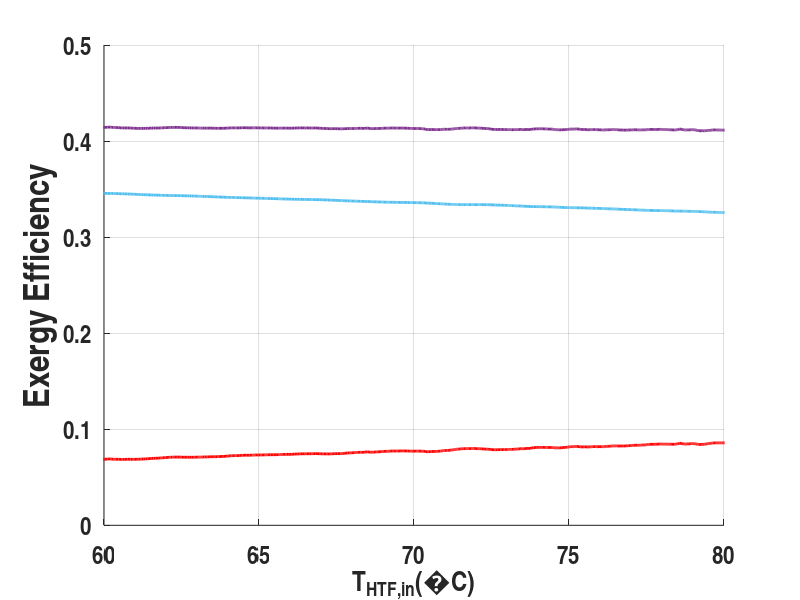

The MATLAB script that drew this image:
clear all;

Blueish = [0 0.45 0.74];
Yellowish = [0.75 0.75 0];
Redish = [0.85 0.33 0.1];
Grey = [.5 .5 .5];

Turquoise = [0.301960796117783 0.745098054409027 0.933333337306976];
Purple = [0.494117647409439 0.184313729405403 0.556862771511078];
Grey = [0.7 0.7 0.7];


nthElement = 50;
markerSize = 100;


T_ref = 20; % (c)



figure('Color',[1 1 1]);
hold on;

% title({'\chi vs \epsilon','Measured Total Array'},...
%     'FontSize',18,...
%     'FontName','Arial Narrow');

xlabel(strcat('T_{HTF,in}',sprintf('(%cC)',char(176))),...
    'FontName','Arial Narrow',...
     'FontSize',22,...
    'FontWeight','bold');
set(gca,'XGrid','on',...
    'FontName','arial narrow',...
    'FontSize',18,...
    'FontWeight','bold');

ylabel('Exergy Efficiency',...
    'FontName','Arial Narrow',...
    'FontSize',26,...
    'FontWeight','bold');
set(gca,'YGrid','on',...
    'FontName','arial narrow',...
    'FontSize',18,...
    'FontWeight','bold');

axis([60 80 0 0.5]);


%% Plot Feb 20th

load('PROJECTED_ICSolar.ICS_Skeleton_20_Feb_2015_v7.mat',...
    'Start','End','day','GN_arrayTotal','Egen_arrayTotal',...
    'Ex_epsilon','Ex_arrayTotal','measured_T_HTFin');

% Modeled
Color = Grey;

% Modeled Extropaltated Ex Epsilon Array total 
% T_HTFin = [40 50 60 75 85];
% predict_eps = [0.1425 0.146 0.1477 0.146 0.1425];
% T_HTFin = [350-273 300-273 325-273 375-273];
% predict_eps = [0.1492 0.1414 .152 .1355];

% f=fit(T_HTFin',predict_eps','poly2');
% x=0:5:100;
% y=f(x);
% indexmax = find(max(y) == y);
% xmax = x(indexmax);
% ymax = y(indexmax);
% 
% plot(x,y,'LineStyle',':',...
%     'DisplayName','Extrapolated Modeled Results',...
%     'Color',Color,...
%     'LineWidth',3);

Color = Blueish;

%trimmed obseverd 
t_o_Tin = measured_T_HTFin(:,Start:End) - 273;

t_o_ep_Egen = Egen_arrayTotal(:,Start:End)./(.93*GN_arrayTotal(:,Start:End));
t_o_ep_Qgen = (Ex_arrayTotal(:,Start:End) - Egen_arrayTotal(:,Start:End))./(.93*GN_arrayTotal(:,Start:End));
t_o_epsilon = Ex_epsilon(:,Start:end);

x = t_o_ep_Egen +  t_o_ep_Qgen;

plot(t_o_Tin,t_o_epsilon,'LineWidth',2,...
    'Color',Purple);

plot(t_o_Tin,t_o_ep_Egen,'LineWidth',2,...
    'Color',Turquoise);

plot(t_o_Tin,t_o_ep_Qgen,'LineWidth',2,...
    'Color',[1 0 0]);


% errorbar(t_o_Tin(1:nthElement:end)',t_o_eta_Cgen(1:nthElement:end)',error_eta,...
%     'Marker','o',...
%     'MarkerSize',8,...
%     'LineStyle','none',...
%     'Color',Color,...
%     'MarkerFaceColor','w',...
%     'MarkerEdgeColor',Color,...
%     'DisplayName','20 Feb \eta');
% 
% errorbar(t_o_Tin(1:nthElement:end)',t_o_epsilon(1:nthElement:end)',error_ex,...
%     'Marker','o',...
%     'MarkerSize',8,...
%     'LineStyle','none',...
%     'Color',Color,....
%     'MarkerFaceColor',Color,...
%     'MarkerEdgeColor',Color,...
%     'DisplayName','20 Feb \epsilon');

% errorbar(t_o_Ts3m3in(1:nthElement:end)',t_o_epsilon_mod23(1:nthElement:end)',error_ex_mod23,...
%     'Marker','o',...
%     'MarkerSize',8,...
%     'LineStyle','none',...
%     'Color',Color,....
%     'MarkerFaceColor',Color,...
%     'MarkerEdgeColor',Color,...
%     'DisplayName','20 Feb \epsilon');
% 
% errorbar(t_o_Ts3m3in(1:nthElement:end)',t_o_eta_Cgen23(1:nthElement:end)',error_eta_mod23,...
%     'Marker','o',...
%     'MarkerSize',8,...
%     'LineStyle','none',...
%     'Color',Color,...
%     'MarkerFaceColor','w',...
%     'MarkerEdgeColor',Color,...
%     'DisplayName','20 Feb \eta');
% 
% errorbar(t_o_Tin(1:nthElement:end)',t_o_epsilon_mod6(1:nthElement:end)',error_ex_mod6,...
%     'Marker','o',...
%     'MarkerSize',8,...
%     'LineStyle','none',...
%     'Color',Color,....
%     'MarkerFaceColor',Color,...
%     'MarkerEdgeColor',Color,...
%     'DisplayName','20 Feb \epsilon');
% 
% errorbar(t_o_Tin(1:nthElement:end)',t_o_eta_Cgen6(1:nthElement:end)',error_eta_mod6,...
%     'Marker','o',...
%     'MarkerSize',8,...
%     'LineStyle','none',...
%     'Color',Color,...
%     'MarkerFaceColor','w',...
%     'MarkerEdgeColor',Color,...
%     'DisplayName','20 Feb \eta');



% scatter(t_o_Tin(1:nthElement:end)',t_o_eta(1:nthElement:end)',...
%     markerSize,'o',...
%     'MarkerFaceColor','w',...
%     'MarkerEdgeColor',Color,...
%     'DisplayName','20 Feb \eta');


% scatter(t_o_chi',t_o_epsilon_arrayTotal',...
%     'MarkerFaceColor',Color,...
%     'MarkerEdgeColor',Color,...
%     'DisplayName',strcat(...z
%     day,' \chi vs \epsilon'));

% x=0:.01:.2;
% y=f(x);

% plot(x,y,'LineStyle',':',...
%     'DisplayName',strcat(day, ' Linear Bestfit'),...
%     'Color',Color,...
%     'LineWidth',3);



